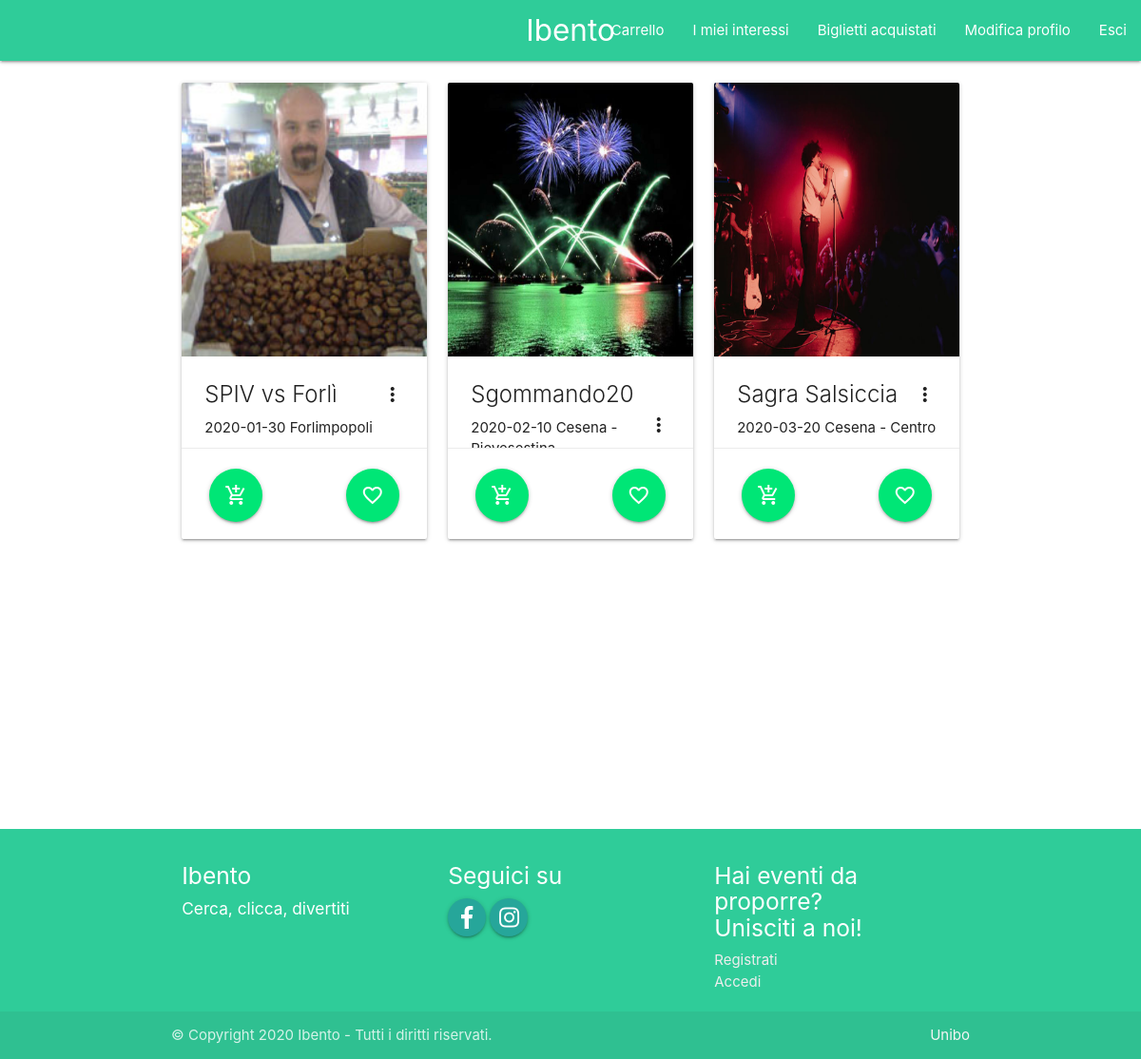
The app's page /event-list.php (signed in) with its own data.
### tables this page shows
CREATE TABLE `Evento` (
  `id` int(6) NOT NULL,
  `titolo` varchar(20) NOT NULL,
  `id_categoria` int(6) NOT NULL,
  `data_inserimento` timestamp(6) NOT NULL DEFAULT current_timestamp(6),
  `data_inizio` date NOT NULL,
  `ora_inizio` time NOT NULL,
  `data_fine` date NOT NULL,
  `ora_fine` time NOT NULL,
  `luogo` varchar(50) NOT NULL,
  `immagine` varchar(100) DEFAULT NULL,
  `descrizione` text DEFAULT NULL,
  `id_organizzatore` varchar(20) NOT NULL,
  `biglietti_totali` int(5) NOT NULL,
  `biglietti_venduti` int(5) NOT NULL DEFAULT 0,
  `prezzo_biglietto` float NOT NULL DEFAULT 0,
  `utenti_interessati` int(5) NOT NULL DEFAULT 0,
  `acquisto_durante_evento` tinyint(1) NOT NULL DEFAULT 0,
  `max_biglietti_ciascuno` int(6) NOT NULL DEFAULT 2
);

### event-list.php (called while the page is built, shortened)
<?php
require_once 'materialize.php';
if (isset($_POST['categorie'])) {
    foreach($_POST['categorie'] as $categoria) {
        if (empty($templateParams["eventi"])) {
            $templateParams["eventi"] = $dbh->getPreviewsForCategory($categoria);
        }
        else{
            foreach($dbh->getPreviewsForCategory($categoria) as $eve) {
                array_push($templateParams["eventi"], $eve);
            }
        }
    }
}
else {
    $templateParams["eventi"] = $dbh->getPreviews();
}
if(isUserLoggedIn()){
    $templateParams["titolo"] = "Eventi";
    $templateParams["nome"] = "event-preview-temp.php";
} else {
    $templateParams["titolo"] = "Ibento";
    header("Location: index.php");
    exit;
}
require 'template/base.php';
?>

### utils/functions.php (called while the page is built, shortened)
<?php
function isUserLoggedIn(){
    return !empty($_SESSION["email"]) && !empty($_SESSION["idutente"]);
}
?>

### db/database.php (called while the page is built, shortened)
<?php
class DatabaseHelper{
    private $db;
    public function __construct($servername, $username, $password, $dbname){
        $this->db = new mysqli($servername, $username, $password, $dbname);
    }
    public function getPreviews(){
        $query = "SELECT * FROM Evento ORDER BY data_inizio";
        $stmt = $this->db->prepare($query);
        $stmt->execute();
        $result = $stmt->get_result();
        return $result->fetch_all(MYSQLI_ASSOC);
    }
}
?>

### materialize.php (called while the page is built, shortened)
<?php
require_once("utils/functions.php");
require_once("db/database.php");
$dbh = new DatabaseHelper("localhost", "root", "", "IbentoDB");
?>

### template/event-preview-temp.php (the view, shortened to what this page needs)
<main>
    <div class="section no-pad-bot">
        <div class="container">
            <div class="row">
                <?php
                    if(empty($templateParams["eventi"])):
                ?>
                <h4>Nessun Evento corrispondente ai campi di ricerca ¯\_(ツ)_/¯</h4>
                <?php else:
                    foreach($templateParams["eventi"] as $evento):
                ?>
                    <div id="<?php echo $evento['id']?>" class="col s12 m6 l4 cards-container active" id="x">
                        <div class="card sticky-action hoverable" style="height: 480px;">
                            <div class="card-image waves-effect waves-block waves-light" style="height: 60%;">
                                <img class="responsive-img activator" style="height: 100%;" alt="" src="<?php echo $evento["immagine"]; ?>">
                            </div>
                            <div class="card-content" style="height: 20%;">
                                <span class="card-title activator grey-text text-darken-4"><?php echo $evento["titolo"]; ?><i class="material-icons right">more_vert</i></span>
                                <p class="left-align"><?php echo $evento["data_inizio"]; ?>         <?php echo $evento["luogo"]; ?></p>
                            </div>
                            <div class="card-action" style="height: 10%;">
                                <form role="form" action="#" method="post">
                                    <a id="addIntrest" onclick="addIntrest(<?php echo $evento['id']?>)" class="btn-floating btn-large waves-effect waves-light #00e676 green accent-3 right hoverable" style="margin:5px;"><i class="material-icons">favorite_border</i></a>
                                    <a id="addToCart" onclick="addToCart(<?php echo $evento['id']?>)" class="btn-floating btn-large waves-effect waves-light #00e676 green accent-3 right-align hoverable" style="margin:5px;"><i class="material-icons">add_shopping_cart</i></a>
                                </form>
                            </div>
                        </div>
                    </div>
                <?php
                    endforeach;
                    endif
                ?>
            </div>
        </div>
    </div>
</main>

### template/base.php (shortened to what this page needs)
<!DOCTYPE html>
<html lang="it">
    <head>
        <link type="text/css" rel="stylesheet" href="css/materialize.min.css"  media="screen"/>
        <link type="text/css" rel="stylesheet" href="css/style.css" />
    </head>
    <body>
        <main>
        <div class="navbar-fixed">
        <nav>
        <div class="nav-wrapper">
        <a href="index.php" class="center brand-logo">Ibento</a>
        <ul class="right hide-on-med-and-down">
            <?php if(isUserLoggedIn()): ?>
                <li><a href="carrello.php">Carrello</a></li>
                <li><a href="lista-interessi.php">I miei interessi</a></li>
                <li><a href="lista-biglietti.php">Biglietti acquistati</a></li>
                <li><a href="gestisci-profilo.php">Modifica profilo</a></li>
                <li class="exit"><a class="exit" href="esci.php">Esci</a></li>
            <?php elseif(isset($templateParams["nonaccettato"])): ?>
                <li class="exit"><a class="exit" href="esci.php">Esci</a></li>
            <?php elseif(isManagerLoggedIn()): ?>
                <li><a href="lista-organizzatore.php">Gestisci eventi</a></li>
                <li><a href="gestisci-profilo-organizzatore.php">Modifica profilo</a></li>
                <li class="exit"><a class="exit" href="esci.php">Esci</a></li>
            <?php else:?>
                <li><a href="accedi.php">Accedi</a></li>
                <li><a href="registrati.php">Registrati</a></li>
            <?php endif;?>
        </ul>
        </div>
        </nav>
        </div>
        <?php
        if(isset($templateParams["nome"])){
            require($templateParams["nome"]);
        }
        ?>
        </main>
        <footer class="page-footer">
            <div class="container">
                <div class="row">
                <div class="col l4 s12">
                    <h5 class="white-text">Ibento</h5>
                    <h6>Cerca, clicca, divertiti</h6>
                </div>
                <div class="col l4 s12">
                    <h5 class="white-text">Seguici su</h5>
                    <a class="waves-effect waves-light btn-floating social facebook">
                    <i class="fab fa-facebook-f"></i> Sign in with facebook</a>
                    <a class="waves-effect waves-light btn-floating social instagram">
                    <i class="fab fa-instagram"></i> Sign in with instagram</a>
                </div>
                <div class="col l4 s12">
                    <h5 class="white-text">Hai eventi da proporre? <br>Unisciti a noi!</h5>
                    <ul>
                    <li><a class="grey-text text-lighten-3" href="registrati-organizzatori.php">Registrati</a></li>
                    <li><a class="grey-text text-lighten-3" href="accedi-organizzatori.php">Accedi</a></li>
                    </ul>
                </div>
                </div>
            </div>
            <div  class="darken-3 footer-copyright">
                <div class="container darken-3">
                © Copyright 2020 Ibento - Tutti i diritti riservati.
                <a class="grey-text text-lighten-4 right" href="https://www.unibo.it/it">Unibo</a>
                </div>
            </div>
            </footer>
    </body>
</html>

### css/style.css (style rules this page uses)
nav { color: white; background-color: #2fcc99; }
footer.page-footer { margin-top: 6%; background-color: #2fcc99; }
* { margin: 0; }
html, body { height: 100%; }
main { min-height: 100%; }
main:after { content: ""; display: block; }

### records on screen
evento: immagine (picture), titolo "SPIV vs Forlì", data_inizio "2020-01-30", luogo "Forlimpopoli"
evento: immagine (picture), titolo "Sgommando20", data_inizio "2020-02-10", luogo "Cesena -…"
evento: immagine (picture), titolo "Sagra Salsiccia", data_inizio "2020-03-20", luogo "Cesena - Centro"
